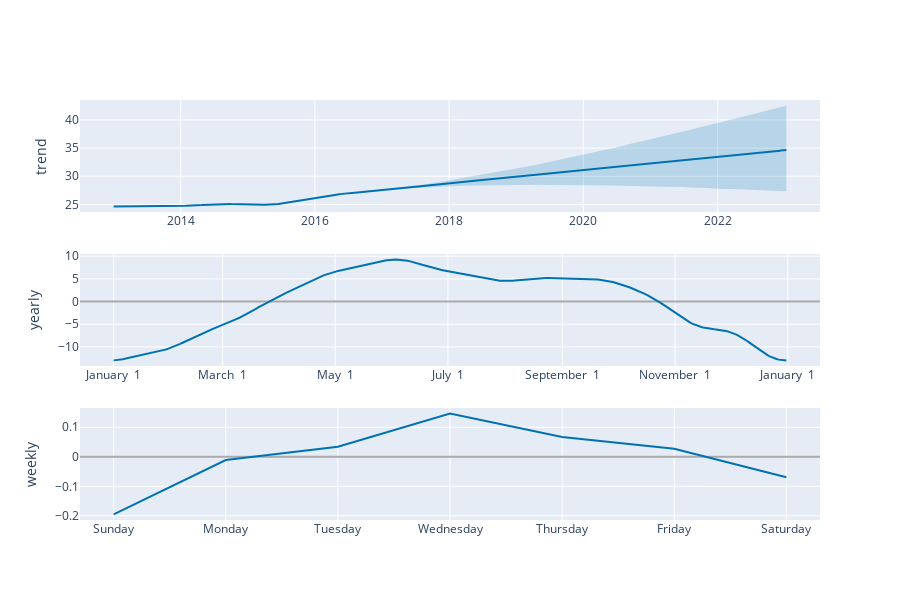

Notebook cell for this chart:
### Code cell
plot_components_plotly(model, predictions)

### Figure 1 — Plotly figure (JSON) as saved in the notebook; plotly's stock layout.template omitted (floating-point values rounded to 4 significant figures; data arrays with more than 128 entries replaced by an {"elided": "..."} marker saying what was removed)
{"data": [{"line": {"color": "#0072B2", "width": 2}, "mode": "lines", "name": "trend", "type": "scatter", "x": {"elided": "3662 str values"}, "xaxis": "x", "y": {"elided": "3662 float values"}, "yaxis": "y"}, {"line": {"color": "rgba(0, 114, 178, 0.2)", "width": 0}, "mode": "lines", "name": "trend_upper", "type": "scatter", "x": {"elided": "3662 str values"}, "xaxis": "x", "y": {"elided": "3662 float values"}, "yaxis": "y"}, {"fill": "tonexty", "fillcolor": "rgba(0, 114, 178, 0.2)", "line": {"color": "rgba(0, 114, 178, 0.2)", "width": 0}, "mode": "lines", "name": "trend_lower", "type": "scatter", "x": {"elided": "3662 str values"}, "xaxis": "x", "y": {"elided": "3662 float values"}, "yaxis": "y"}, {"line": {"color": "#0072B2", "width": 2}, "mode": "lines", "name": "yearly", "type": "scatter", "x": {"elided": "365 str values"}, "xaxis": "x2", "y": {"elided": "365 float values"}, "yaxis": "y2"}, {"line": {"color": "#0072B2", "width": 2}, "mode": "lines", "name": "weekly", "type": "scatter", "x": ["2017-01-01T00:00:00", "2017-01-02T00:00:00", "2017-01-03T00:00:00", "2017-01-04T00:00:00", "2017-01-05T00:00:00", "2017-01-06T00:00:00", "2017-01-07T00:00:00"], "xaxis": "x3", "y": [-0.1952, -0.01081, 0.0342, 0.1464, 0.06719, 0.0275, -0.06922], "yaxis": "y3"}], "layout": {"height": 600, "showlegend": false, "width": 900, "xaxis": {"anchor": "y", "domain": [0, 1], "range": ["2012-07-01T22:48:00", "2023-07-12T01:12:00"], "type": "date"}, "xaxis2": {"anchor": "y2", "domain": [0, 1], "range": ["2016-12-13T18:54:02.958904115", "2018-01-18T11:04:57.863013581"], "tickformat": "%B %e", "type": "date"}, "xaxis3": {"anchor": "y3", "domain": [0, 1], "range": ["2016-12-31T16:48:00", "2017-01-07T07:12:00"], "tickformat": "%A", "type": "date"}, "yaxis": {"anchor": "x", "domain": [0.7333, 1], "rangemode": "normal", "title": {"text": "trend"}, "zerolinecolor": "#AAA"}, "yaxis2": {"anchor": "x2", "domain": [0.3667, 0.6333], "title": {"text": "yearly"}, "zerolinecolor": "#AAA"}, "yaxis3": {"anchor": "x3", "domain": [0, 0.2667], "title": {"text": "weekly"}, "zerolinecolor": "#AAA"}}}
